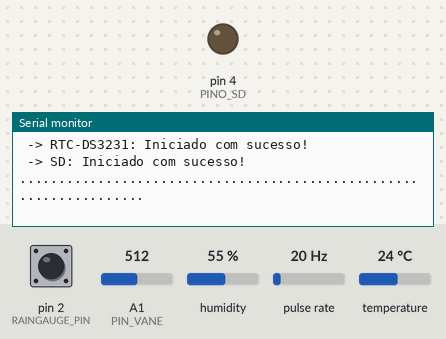
This sketch was run on a simulated Arduino Uno, built for the host (arithmetic inside an expression is 32-bit, double 64-bit). Shown: output pins drawn as LEDs (lit = HIGH), the last lines printed to the serial monitor. Wiring (inferred from the names in the program): pulse sensor: data pin 3. The inputs (shaded band) are chosen by the test bench; at power-on: A1 (PIN_VANE) = 512, pin 2 (RAINGAUGE_PIN) HIGH, humidity 55 %, pulse rate 20 Hz, temperature 24 °C. The local clock reads 2024-03-15 10:24:30 at power-on unless the sketch sets it; storage starts empty.

Above: at 1.3 s.
1.4 s: A1 (PIN_VANE) set to 716
At 2.5 s:
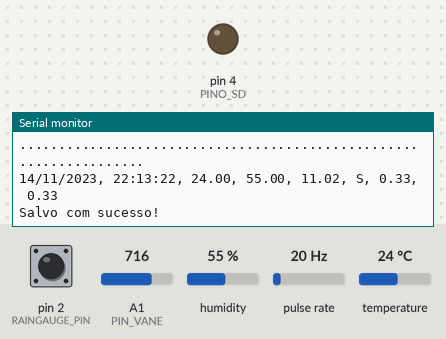
3.5 s: A1 (PIN_VANE) set to 992
At 4.4 s:
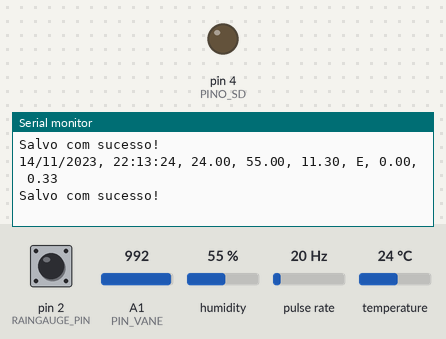
Timing chart, 0 to 6.5 s (numbered marks = the images above; inputs shaded):
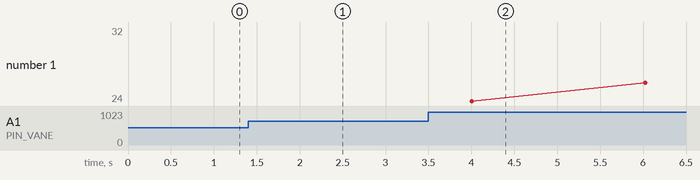

Measured:
- after the input at 1.4 s, the serial monitor: prints a new line after 0.63 s (image 1)
- after the input at 3.5 s, the serial monitor: prints a new line after 0.50 s (image 2)

The sketch:

Index.ino
```cpp
// Aluno: Lucas Fonseca Barreto
// Titulo: Refatoração e documentação do arquivo WeatherStation.ino
// Data: 16/11/2021
//.........................................................................................................................

/*Pinos*/
#define PIN_VANE A1                                   // Pino biruta
#define RAINGAUGE_PIN 2                               // Pino pluviometro
#define ANEMOMETER_PIN 3                              // Pino anemômetro ( Velocidade do vento )
#define PINO_SD 4                                     // Pino Saida Cartão SD
#define DHT_PIN 6                                     // Pino DHT
/*Constantes */
#define DHT_TYPE DHT11                                // Tipo do sensor
#define PERIOD 2000                                   // Intervalo de Tempo entre medições
/*Includes*/
#include <string.h>                                   // Inclui biblioteca de String
#include "Libs.h"                                     // Inclui Adaptadores para blibliotecas RTClib e DHT
#include "Controllers.h"                              // Inclui Controlador Pluviometro
#include "View.h"                                    // Inclui Modelo padrão de Medição
#include "Repository.h"                               // Cartão SD Repositorio

unsigned long tempo_inicial, agora = millis();

void setup(){                                         // Configuração inicial
  Serial.begin(9600);
  Serial.println("\n > Iniciando Configuração inicial da estação meteorologica...");

  pinMode(PINO_SD, OUTPUT);                           // Declara PINO_SAIDA como saída ( SD )
  pinMode(ANEMOMETER_PIN, INPUT_PULLUP);              // Declara Pino do anemômetro
  pinMode(RAINGAUGE_PIN, INPUT_PULLUP);               // Declara Pino do pluviometro

  init_Rtc();                                         // inicia biblioteca RTC
  init_SD();                                          // Inicia biblioteca SD
  init_Dht();                                         // Inicia biblioteca DHT
  init_rainController();                              // Inicia Controlador do pluviometro
  init_windController();                              // Inicio Controlador da biruta e anemômetro

  Serial.println("...................................................................\n");
}

void loop() {                                         // Loop Principal
  agora = millis();                                   // temporizador de execução
  watchRain();                                        // Vigia o estado do pluviometro; Adicionando ao contador em cada alteração.

  if((agora - tempo_inicial) < PERIOD) return;        // interrompe a execução caso não tenha passado o intervalo de 1 minuto

  struct MeasurementDTO measurement = MeasurementDTO( // Gera um instância da struct 'Measurement' com a medições obtidas a cima
    getDate_str(),                                    // RCT - Data / Hora ( Recece um array de string com ambas informações)
    getTemperature(),                                 // DHT - Obtem Temperature
    getHumidity(),                                    // DHT - Obtem Umidade do ar
    getWindSpeed(PERIOD),                             // Obtem Velocidade do Vento
    getWindDir(),                                     // Obtem do Direção do Vento
    getChuvaAcumulada());                             // Retona chuva acumulada no ultimo minuto
  tempo_inicial = agora;                              // Tara o temporizador;

  submit_sd(&measurement);                            // Realiza a gravação dos dados através da função writeDataEvent de (1 em 1 minuto)

  if(ehOutroDia()) { init_rainController(); }         // Reinicia o Acumulador de Chuva

}
```

Controllers.h
```cpp
// Estudante: Lucas Fonseca Barreto
// Titulo: Controlador de Chuva e Vento
// Data: 14/11/2021
//.........................................................................................................................

/* Constantes */
#define ANEMOMETER_RADIUS 0.09  // 9 CENTIMETROS
#define NUMDIRS 8
#define VOLUME_PLUVIOMETRO 0.33;                  // Volume do pluviometro em ml
const float CIRCUNFERENCIA = (2 * 3.14 * ANEMOMETER_RADIUS);                        //Equivalente em METROS de uma volta do anemômetro
unsigned long adc[NUMDIRS] = {26, 45, 77, 118, 161, 196, 220, 256};
char *strVals[NUMDIRS] = {"W", "NW", "N", "SW", "NE", "S", "SE", "E"};
byte dirOffset = 0;
unsigned int anemometerCounter = 0;               // Acumulador Anemometro
float chuvaAcumuladaMl[2];                        // Chuva Acumulada ( Intervalo, Dia)
volatile unsigned int chuvaAcumulada[2];          // Chuva Acumulada ( Intervalo, Dia )
volatile byte pino_chuva =0;                      // Estado do pino de chuva
bool posicao_inicial = false;                     // Indica que o o pluviometro esta na posição inicial

//Chuva Controller.........................................................................................................

void watchRain() {
    if ((posicao_inicial==false)&&(pino_chuva==LOW)){
      posicao_inicial= true;
      chuvaAcumulada[0]++; chuvaAcumulada[1]++;
    }
    if ((posicao_inicial==true)&&(pino_chuva==HIGH)){
      posicao_inicial= false;
    }
}

void setRainState() { pino_chuva = digitalRead(RAINGAUGE_PIN); }
void init_rainController() {
  chuvaAcumulada[0] = 0;
  chuvaAcumulada[1] = 0;
  attachInterrupt(digitalPinToInterrupt(RAINGAUGE_PIN), setRainState, CHANGE);
}

float* getChuvaAcumulada() {
  chuvaAcumuladaMl[0] = chuvaAcumulada[0] * VOLUME_PLUVIOMETRO;
  chuvaAcumuladaMl[1] = chuvaAcumulada[1] * VOLUME_PLUVIOMETRO;
  chuvaAcumulada[0]=0;
  return chuvaAcumuladaMl;
}

//VENTO CONTROLLER..........................................................................................................

void addcount() { anemometerCounter++; }
void init_windController() { // Adiciona um Genrenciador de eventos - Sempre que houve a alteração no pino do anemometro (3) ele ira acumlar uma nova rotação
  attachInterrupt(digitalPinToInterrupt(ANEMOMETER_PIN), addcount, RISING);
}

float getWindSpeed(float intervalo) {                                     // O intervalo da medição em milisegundos
  float distancia_percorrida = CIRCUNFERENCIA * anemometerCounter ;       // Diametro linear vezes quantidade de vezes em que foi rotacionado
  anemometerCounter = 0 ;                                                 // Zera o acumulador
  return distancia_percorrida / ( intervalo / 1000.0f ) ;                 // Distancia obtida pelo intervalo de tempo desejado (m/s)
}

String getWindDir() {
  int val, x, reading;
  val = analogRead(PIN_VANE);
  val >>= 2;                        // Shift to 255 range
  reading = val;
  for (x = 0; x < NUMDIRS; x++) {
    if (adc[x] >= reading)
      break;
  }
  x = (x + dirOffset) % NUMDIRS;   // Adjust for orientation
  return strVals[x];
}
```

Repository.h
```cpp
// Estudante: Lucas Fonseca Barreto
// Titulo: Refatoração e documentação do arquivo WeatherStation.ino
// Data: 01/11/2021
//.........................................................................................................................

#include <SPI.h>
#include <SD.h>
File myFile;

void init_SD() {
     Serial.print(" -> SD: ");

     if(!SD.begin(PINO_SD)) {
          Serial.println("Falha na inicialização.");
          return;
     }
     Serial.println("Iniciado com sucesso!");
}

void submit_sd(struct MeasurementDTO *dto) {

     String csv_str = dto->toCsv();
     Serial.println(csv_str);
     myFile = SD.open("estacao.csv", FILE_WRITE);
     myFile.println(csv_str);
     myFile.close();
     Serial.println("Salvo com sucesso!");
}
```

View.h
```cpp
// Estudante: Lucas Fonseca Barreto
// Titulo: Modelo padrão para as medições da estação meteorologica
// Data: 16/11/2021
//.........................................................................................................................

struct MeasurementDTO {
    String date;
    String date_hour;
    float temperature;
    float airHumidity;
    float windSpeed;
    String windDirection;
    float rainVolume;
    float accRainVolume;

    MeasurementDTO(){}
    MeasurementDTO( String* d, float temp, float air, float ws, String wd, float* rain){
      date = d[0];
      date_hour = d[1];
      temperature = temp;
      airHumidity = air;
      windSpeed = ws;
      windDirection = wd;
      rainVolume = rain[0];
      accRainVolume = rain[1];
    }

    String toCsv(){

      String csv = "";
      csv+=String(date)+", ";
      csv+=String(date_hour)+", ";
      csv+=String(temperature)+", ";
      csv+=String(airHumidity)+", ";
      csv+=String(windSpeed)+", ";
      csv+=String(windDirection)+", ";
      csv+=String(rainVolume)+", ";
      csv+=String(accRainVolume);
      return csv;

    }

    String toJson(){

      int total_params = 7;
      String medicao[total_params][2] = {
          {"created_at", date+" "+date_hour},
          {"temperature", String(temperature)},
          {"airHumidity", String(airHumidity)},
          {"windSpeed", String(windSpeed)},
          {"windDirection", windDirection},
          {"rainVolume", String(rainVolume)},
          {"accRainVolume", String(accRainVolume)},
      };

      String json = "{";
      for( int n = 0 ; n < total_params ; n ++){
        json += "\"" + medicao[n][0]+"\": "+"\""+ medicao[n][1] +"\"" ;
        if(n < total_params - 1){
          json+=", ";
        }
      }

      json+= "}";

      return json;
    }

};
```

Libs.h
```cpp
// Estudante: Lucas Fonseca Barreto
// Titulo: Blibliotecas DHT e RtCLib
// Data: 16/11/2021
//.........................................................................................................................
#include <DHT.h>
#include <DHT_U.h>
#include <RTClib.h>

DHT dht(DHT_PIN, DHT_TYPE);
RTC_DS3231 rtc; //OBJETO DO TIPO RTC_DS3231
DateTime now;
String date[2];

// DHT...............................................................

int init_Dht(){  dht.begin(); } // Inicializa o DHT
float getTemperature() {  return dht.readTemperature(); }
float getHumidity() { return dht.readHumidity(); }

// RTC ........................................................

void init_Rtc(){
    Serial.print(" -> RTC-DS3231: ");

    if (! rtc.begin()) {
        Serial.println("Não encontrado!");
        Serial.flush();
        while (1) delay(10);
    }

    Serial.println("Iniciado com sucesso!");

    rtc.adjust(DateTime(F(__DATE__), F(__TIME__))); //CAPTURA A DATA E HORA EM QUE O SKETCH É COMPILADO
    if(rtc.lostPower()){                            //SE RTC FOI LIGADO PELA PRIMEIRA VEZ / FICOU SEM ENERGIA
      Serial.println("Bateria Fraca.");
      rtc.adjust(DateTime(2021, 11, 12, 15, 48, 00)); //(ANO), (MÊS), (DIA), (HORA), (MINUTOS), (SEGUNDOS)
      //REMOVA O COMENTÁRIO DE UMA DAS LINHAS ABAIXO PARA INSERIR AS INFORMAÇÕES ATUALIZADAS EM SEU RTC
    }

}

String* getDate_str(){
  now = rtc.now();
  date[0] = String(now.day())+"/"+String(now.month())+"/"+String(now.year());
  date[1] = String(now.hour())+":"+String(now.minute())+":"+String(now.second());
  return date;
}

bool ehOutroDia(){
    if(now.hour() == 0 && now.minute() == 00 && now.second() == 0){
      return true;
    }
    return false;
}
```
